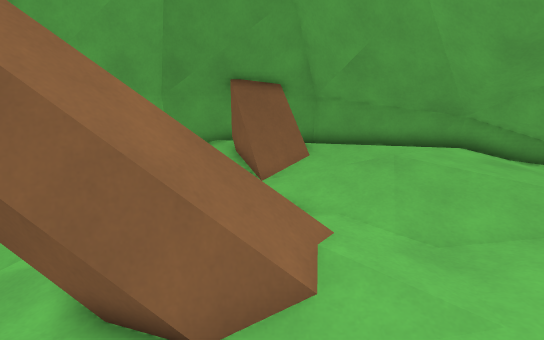
view 1 (above)

12 first-person views from a walk through a 3-D level made in the Godot game engine. The camera is 1.5 m above the floor, tilts 14° down and sees 80° across. The floor is counted in squares, 0.5 m on a side. Each view is taken from the middle of a square. On the plan, view 1 faces up. The plan holds only what a view shows up to about 20 squares ahead; the rest is blank. The place goes on beyond the plan.

view 2
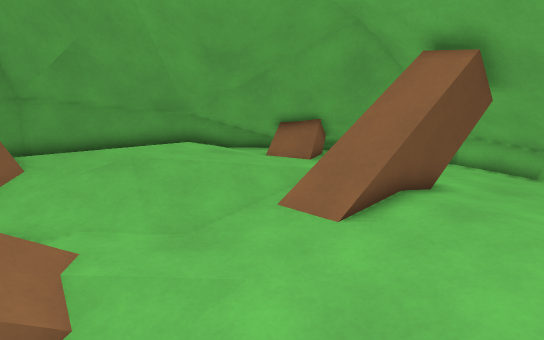

view 3
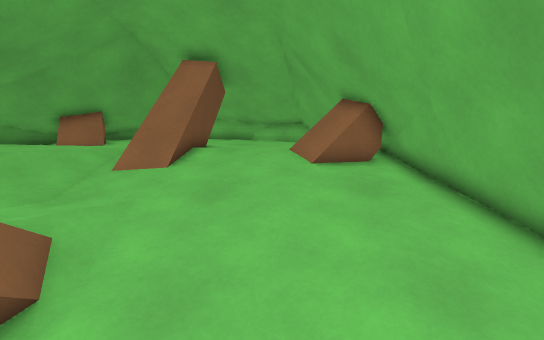

view 4
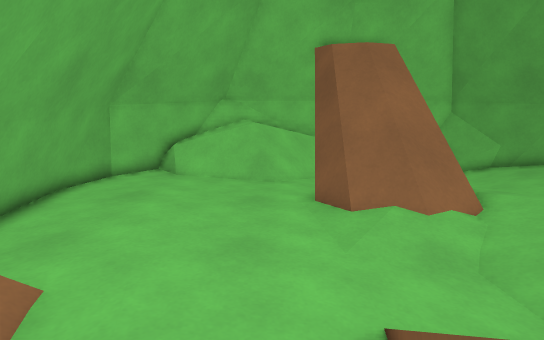

view 5
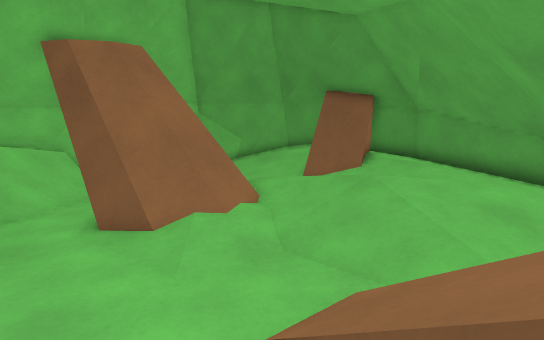

view 6
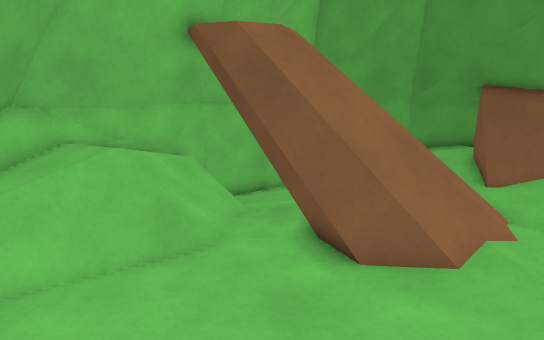

view 7
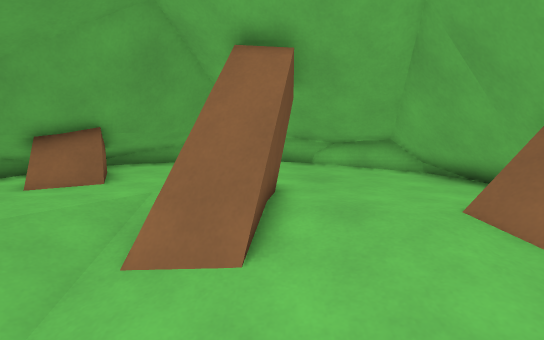

view 8
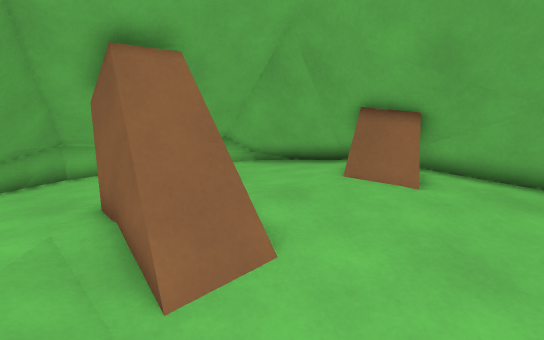

view 9
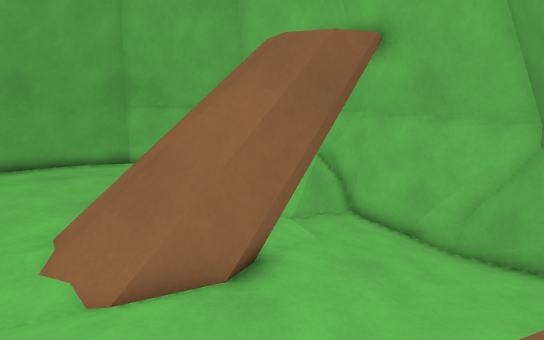

view 10
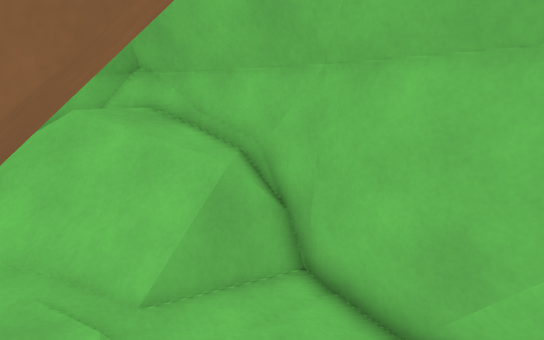

view 11
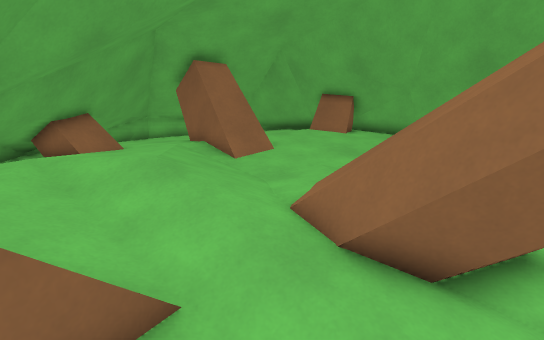

view 12
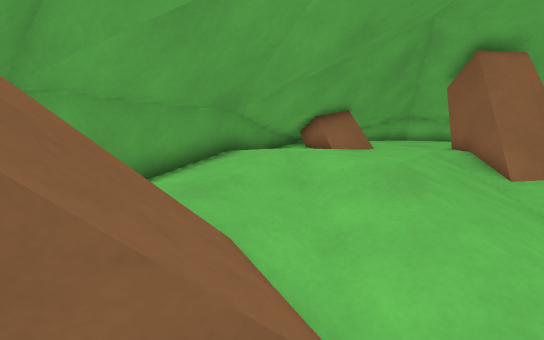

### Floor plan
Key: @ floor where view 1 was taken; # wall or solid block; x gap in a wall; . main floor; : floor 0.25 m higher than the main floor; - floor 0.25 m lower than the main floor; + floor 0.5 m higher than the main floor; _ floor 0.5 m lower than the main floor; * floor 0.75 m higher than the main floor; < floor 0.75 m lower than the main floor; / step, stairs or slope; = window, fence, low wall or low ledge; T tree; H thing the floor can be seen under or through.
Columns run from 10 left of view 1 to 14 right of it. Each row starts with its distance up from view 1.
 16         T TTTT
 15    ##TTTTTTTTTTT:
 14   ##TTTT#TT#TTTTTT
 13  ##T---..///:TTTTTTT
 12 ##=_////////:::TTTTTT:.
 11 ##<____---..////TTTTTT#
 10 #T<___-///////++TTTTT=#
  9 #<<__---..:::++++TTTTT#
  8 #<<__###=x/.///:+:::TTTT
  7 T<<<H //////.////::::TTTT
  6 T#<<H ////// .....:::.TTT
  5 #=//  /////: ...//===.TTT
  4 TT//HH###=/. ...//T###TTT
  3 TT////---......::=####TTT
  2 TT////---.....::::::#TTTT
  1 #T*///--.....:::::::.TTTT
  0 #TT///--..@..:::::::.TTTT
 -1 #TTT//--....:::::TTTTTTT=
 -2 ##TT/--.....::TTTTTTTTTT#
 -3  ##TT--....TTTTTT#TTTT:
 -4   ##TTTTTTTTTTTTT +:..
 -5      TTTTTTT...::

Where each view was taken, in squares from view 1:
view 1: 0 up, 0 right, facing up
view 2: 0 up, 0 right, facing up-right
view 3: 0 up, 5 left, facing right
view 4: 2 up, 9 right, facing left
view 5: 1 up, 8 right, facing up-left
view 6: 2 down, 2 right, facing up-left
view 7: 3 up, 1 right, facing right
view 8: 7 up, 2 right, facing down-right
view 9: 13 up, 2 right, facing down-left
view 10: 10 up, 5 left, facing down-left
view 11: 13 up, 4 left, facing down-right
view 12: 12 up, 3 left, facing right
